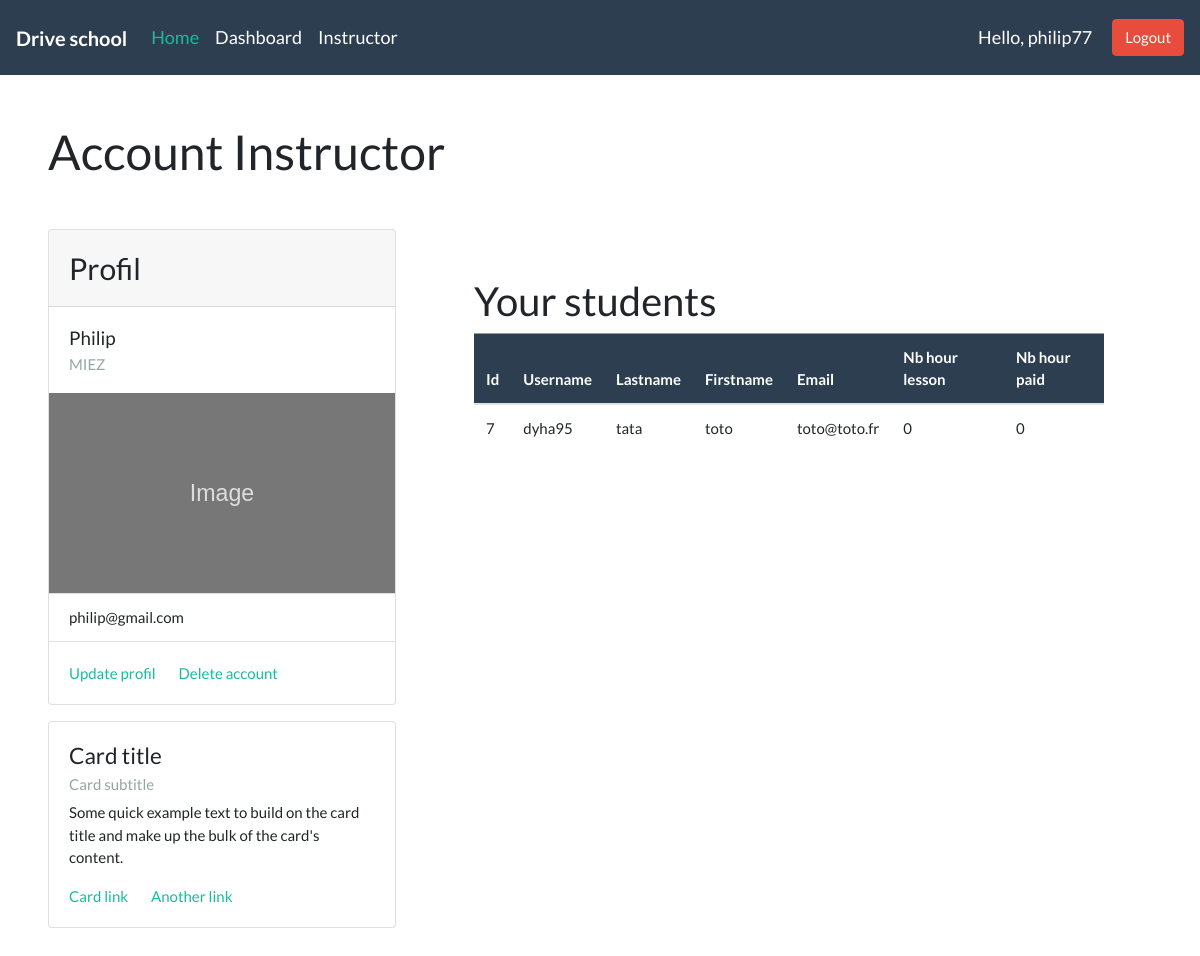
/profil_instructor/ (signed in), run on an earlier commit of the app's database.
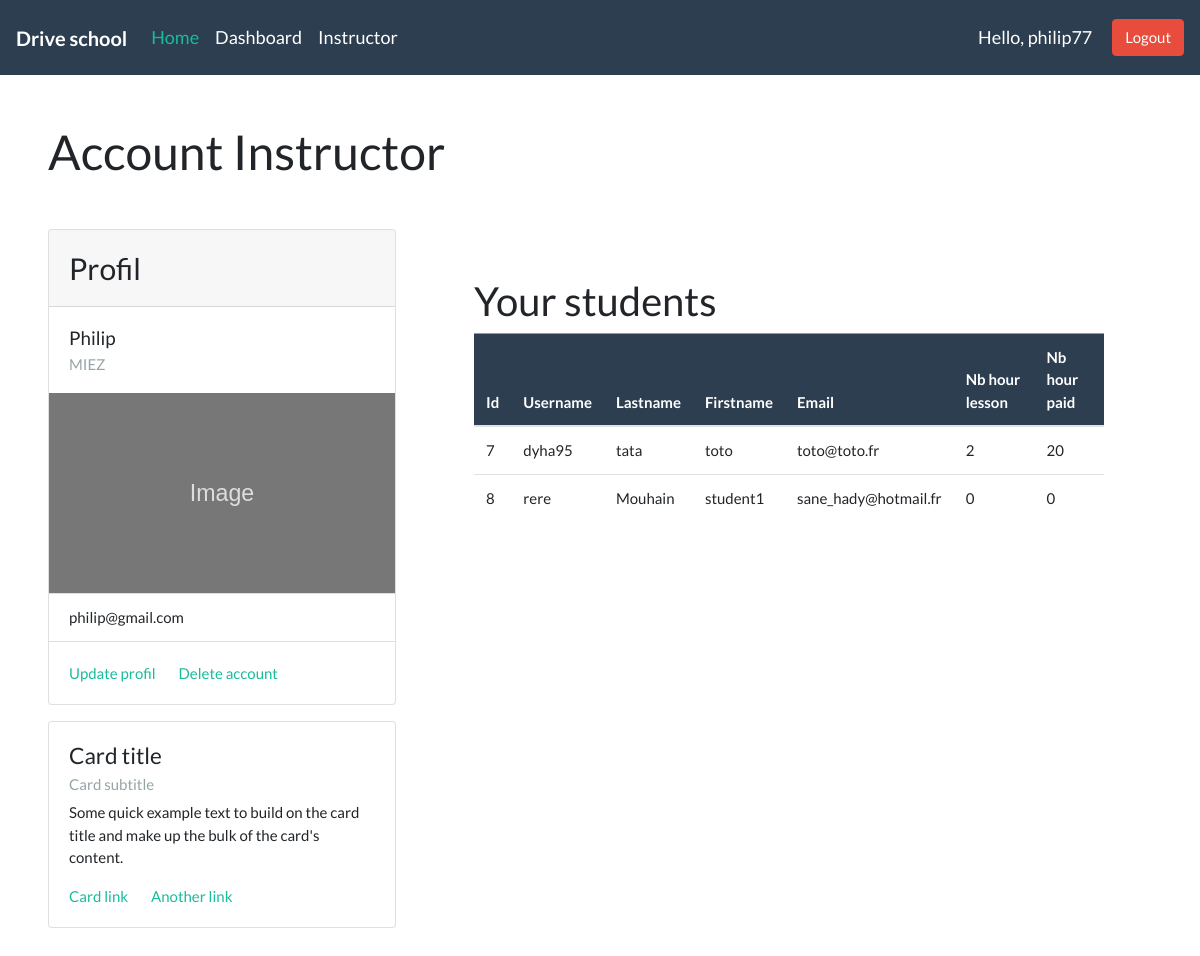
And on a later commit of the database.
### app_drive/models.py (models this page shows, shortened)
class Student(models.Model):
    student = models.OneToOneField(
        User,
        on_delete=models.CASCADE,
        related_name="student",
        null=True,
    )
    age = models.DateField()
    nb_hour_lesson = models.CharField(max_length=255,null=True)
    nb_hour_Paid = models.CharField(max_length=255,null=True)

### app_drive/decorators.py (the view)
        def wrapper_func(request,*args, **kwargs):
            group = None
            if request.user.groups.exists():
                group = request.user.groups.all()[0].name
                if group in allowed_roles:
                    return view_func(request,*args, **kwargs)
                else:
                    return HttpResponse('You are not authorized to view this page')

### app_drive/views.py (called while the page is built)
@login_required(login_url='login')
@allowed_users(allowed_roles=['Instructor'])
def instructorProfile(request):
    current_user =request.user.id
    user = User.objects.get(id=current_user)
    students = user.instructor.students.all()
    return render(request, 'instructor/account.html',{'user': user, 'students': students})

### app_drive/templates/instructor/account.html (shortened to what this page needs)
{% extends "main/main.html" %}
{% block content %}
<div class="p-5">
    <h1 class="mb-5">Account Instructor</h1>
    <div class="row">
        <div class="col-md-4">
            <div class="card mb-3">
                <h3 class="card-header">Profil</h3>
                <div class="card-body">
                <h5 class="card-title">{{user.first_name}}</h5>
                <h6 class="card-subtitle text-muted">{{user.last_name}}</h6>
                </div>
                <img style="height: 200px; width: 100%; display: block;" alt="Card image">
                <ul class="list-group list-group-flush">
                    <li class="list-group-item">{{user.email}}</li>
                </ul>
                <div class="card-body">
                    <a href="#" class="card-link">Update profil</a>
                    <a href="#" class="card-link">Delete account</a>
                </div>
            </div>
            <div class="card">
                <div class="card-body">
                <h4 class="card-title">Card title</h4>
                <h6 class="card-subtitle mb-2 text-muted">Card subtitle</h6>
                <p class="card-text">Some quick example text to build on the card title and make up the bulk of the card's content.</p>
                <a href="#" class="card-link">Card link</a>
                <a href="#" class="card-link">Another link</a>
                </div>
            </div>
        </div>
        <div class="col-md-8">
            <div class="m-5">
                <h2>Your students</h2>
                <table class="table table-hover">
                    <thead>
                        <tr class="table-primary">
                            <th scope="row">Id</th>
                            <th scope="row">Username</th>
                            <th scope="row">Lastname</th>
                            <th scope="row">Firstname</th>
                            <th scope="row">Email</th>
                            <th scope="row">Nb hour lesson</th>
                            <th scope="row">Nb hour paid</th>
                        </tr>
                    </thead>
                    <tbody>
                        {% for s in students %}
                            <tr>
                                <td>{{s.id}}</td>
                                <td>{{s.student.username}}</td>
                                <td>{{s.student.last_name}}</td>
                                <td>{{s.student.first_name}}</td>
                                <td>{{s.student.email}}</td>
                                <td>{{s.nb_hour_lesson}}</td>
                                <td>{{s.nb_hour_Paid}}</td>
                            </tr>
                        {% endfor %}
                    </tbody>
                </table>
            </div>
        </div>
    </div>
</div>
{% endblock %}

### app_drive/templates/main/main.html (shortened to what this page needs)
<!DOCTYPE html>
<html>
<head>
    <link href="https://stackpath.bootstrapcdn.com/bootswatch/4.4.1/flatly/bootstrap.min.css" rel="stylesheet">
	<link rel="stylesheet" href="https://use.fontawesome.com/releases/v5.6.1/css/all.css">
</head>
<body>
    {% include 'main/navbar.html' %}
    {% block content %}
    {% endblock %}
</body>
</html>

### app_drive/templates/main/navbar.html (shortened to what this page needs)
{% load static %}
<nav class="navbar navbar-expand-lg navbar-dark bg-primary">
    <a class="navbar-brand font-weight-bold" href="{% url 'home' %}">Drive school</a>
    <div class="collapse navbar-collapse" id="navbarColor01">
      <ul class="navbar-nav mr-auto">
        <li class="nav-item active">
          <a class="nav-link" href="{% url 'home' %}">Home <span class="sr-only">(current)</span></a>
        </li>
        {% if user.is_authenticated %}
        {% for group in user.groups.all %}
          {% if group.name == 'Instructor'  %}
            <li class="nav-item">
              <a class="nav-link" href="{% url 'dashboard' %}">Dashboard</a>
            </li>
            <li class="nav-item">
              <a class="nav-link" href="{% url 'profil_instructor' %}">Instructor</a>
            </li>
          {% endif %}
       {% endfor %}
        {% endif %}
      </ul>
      {% if user.is_authenticated %}
      <span id="helloMsg">Hello, {{request.user}}</span>
      <a class="btn btn-danger my-2 my-sm-0" href="{% url 'logout' %}">Logout</a>
      {% endif %}
    </div>
  </nav>

### app_drive/templates/main/main.html (style rules this page uses)
.card-header { padding: 20px !important; font-size: 30px !important; }

### app_drive/templates/main/navbar.html (style rules this page uses)
#helloMsg { color: white; margin-right: 20px; font-size:18px; }
.navbar-brand { font-size: 20px !important; }
.nav-link { font-size: 18px !important; }

What changed in the data, as far as the page shows it:
changed Student "dyha95": nb_hour_lesson "0" → "2"; nb_hour_Paid "0" → "20"
added Student: id "8", student.username "rere", student.last_name "Mouhain", student.first_name "student1", student.email "sane_hady@hotmail.fr", nb_hour_lesson "0", nb_hour_Paid "0"
